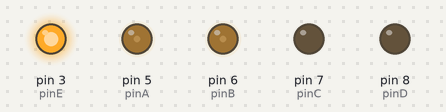
Recording of a sketch running on a simulated Arduino Uno, built with avr-gcc and run on an emulated ATmega328P. Shown: output pins drawn as LEDs (lit = HIGH).

Above: at 0.05 s.
At 19.75 s:
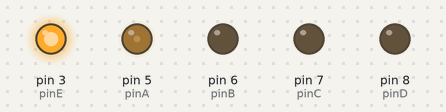
At 31.85 s:
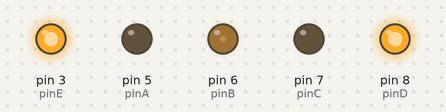
Timing chart, 0 to 36.7 s (numbered marks = the images above):
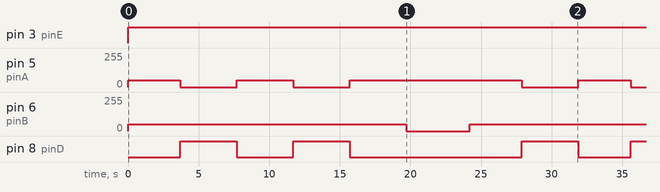

The sketch:

VICTORYLAPLIA.ino
```cpp
/* VICTORY LAP CODE, in this code the robot will turn around the table and return to it's starting point. */
const int pinA = 5; // control the speed range 0 to 255 motor A
const int pinB = 6; // control the speed range 0 to 255 motor B
const int pinC = 7; // control the direction for motor A
const int pinD = 8; // control the direction for motor B
const int pinE = 3; // standby to make the whole car stop
int carState = 1; // controls if car is on or off


void setup() {
pinMode(pinA, OUTPUT);
pinMode(pinB, OUTPUT);
pinMode(pinC, OUTPUT);
pinMode(pinD, OUTPUT);
pinMode(pinE, OUTPUT);
}


void loop() {
forward(); // Move forward
delay(3700); // Move forward for 3 seconds
turnRight(); // Turn right
delay(4000); // Turn right for 1 second
forward();  //forward
delay(4000); //for 4 seconds
turnRight(); //the car turns right
delay(4000); //for 4 seconds
forward();
delay(4000);
turnLeft(); //the car will turn left
delay(4500); //for 4,5 seconds
forward();
delay(3700);
turnRight(); // Turn right
delay(4000); // Turn right for 1 second

}


// Function to move the car forward
void forward() {
digitalWrite(pinC, LOW); // Motor A moves forward
analogWrite(pinA, 50); // Motor A speed
digitalWrite(pinD, LOW); // Motor B moves forward
analogWrite(pinB, 50); // Motor B speed
digitalWrite(pinE, carState); // Enable the car (standby pin)
}


// Function to move the car backward
void backward() {
digitalWrite(pinC, HIGH); // Motor A moves backward
analogWrite(pinA, 50); // Motor A speed
digitalWrite(pinD, HIGH); // Motor B moves backward
analogWrite(pinB, 50); // Motor B speed
digitalWrite(pinE, carState); // Enable the car (standby pin)
}


// Function to turn the car left
void turnLeft() {
digitalWrite(pinC, LOW); // Motor A moves forward
analogWrite(pinA, 50); // Motor A speed
digitalWrite(pinD, LOW); // Motor B stops (doesn't move)
analogWrite(pinB, 0); // Motor B speed = 0 (stop)
digitalWrite(pinE, carState); // Enable the car
}


// Function to turn the car right
void turnRight() {
digitalWrite(pinC, LOW); // Motor A stops (doesn't move)
analogWrite(pinA, 0); // Motor A speed = 0 (stop)
digitalWrite(pinD, HIGH); // Motor B moves forward
analogWrite(pinB, 50); // Motor B speed
digitalWrite(pinE, carState); // Enable the car
}
```

Measured:
- by itself, pin 3 (pinE): LOW → HIGH at 0.00 s
- by itself, pin 5 (pinA): repeats every 31.9 s: 0/255 4.0 s, 50/255 4.0 s, 0/255 4.0 s, 50/255 12.2 s, 0/255 4.0 s, 50/255 3.7 s
- by itself, pin 6 (pinB): repeats every 31.9 s: 0/255 4.5 s, 50/255 27.4 s
- by itself, pin 8 (pinD): repeats every 31.9 s: LOW 4.0 s, HIGH 4.0 s, LOW 12.2 s, HIGH 4.0 s, LOW 3.7 s, HIGH 4.0 s
